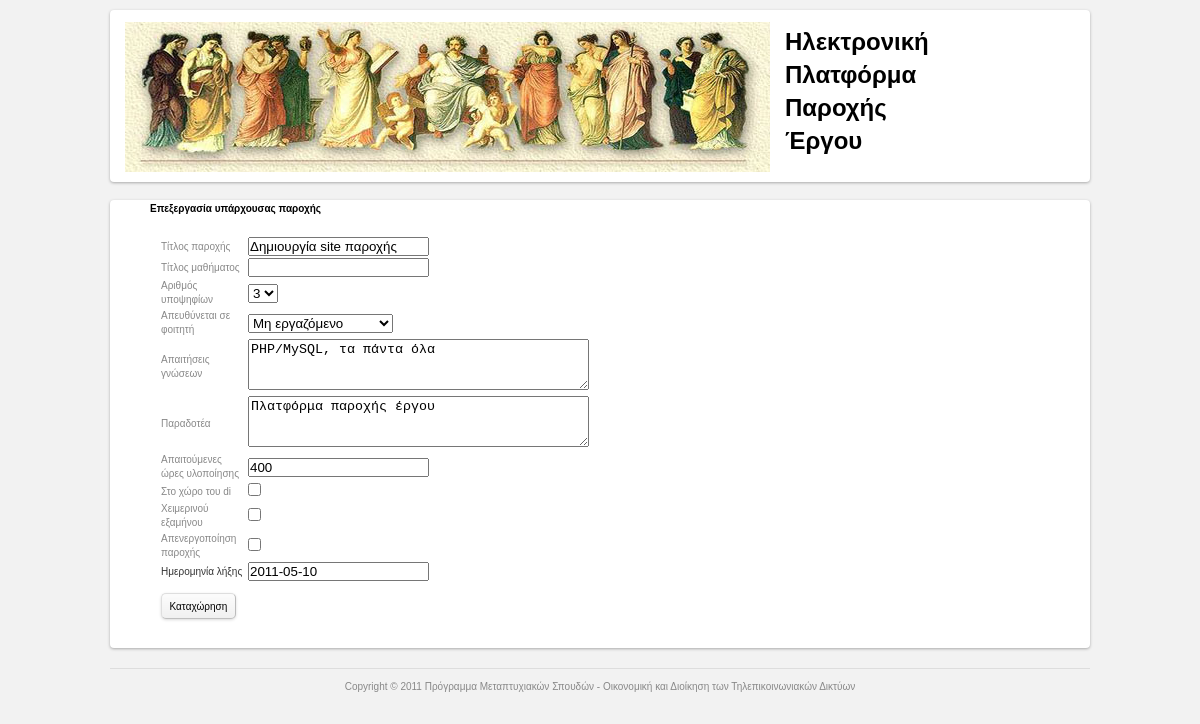
Screenshot of /professor/edit_workoffer.php?id=1 with the database file from the repository.
### tables this page shows
create table if not exists work_offers (
    id int unsigned not null auto_increment primary key,
    professor_id int unsigned,
    title varchar(255),
    lesson varchar(255),
    candidates tinyint unsigned,
    requirements text,
    deliverables varchar(255),
    hours smallint unsigned,
    deadline date,
    at_di boolean,
    academic_year_id int unsigned,
    winter_semester boolean,
    is_available boolean,
    has_expired boolean,
    addressed_for tinyint(1) unsigned not null,  
    foreign key (professor_id) references users(id),
    foreign key (academic_year_id) references academic_year(id)
) character set 'utf8' collate 'utf8_general_ci';

### professor/edit_workoffer.php (the view, shortened to what this page needs)
<!DOCTYPE html>
<html>
<head>
	<?php
		require_once($_SERVER['DOCUMENT_ROOT'].'/includes/head.php');
		require_once($_SERVER['DOCUMENT_ROOT'].'/includes/auth.php');
	 ?>
</head>
<body id="overview">
	<?php require_once($_SERVER['DOCUMENT_ROOT'].'/includes/header.php'); ?>
	<div id="globalfooter">
	<div class="content promos grid2col">
		<aside class="column first" id="optimized">
	<?php
			if(isset($_GET['id']))
			{
					$workoffer_id = $_GET['id'];
					$query = "SELECT * FROM work_offers WHERE id='$workoffer_id'";
					$result_set = mysql_query($query,$con);
					$row = mysql_fetch_assoc($result_set);
					extract($row); ?>
					<h3>Επεξεργασία υπάρχουσας παροχής </h3>
					<form action="personal_workoffer_list.php" method="post">
					<table>
						<tr>
							<td>Τίτλος παροχής</td><td><input type="text" name="title" value="<?php echo $title;?>" /></td>
						</tr>
						<tr>
							<td>Τίτλος μαθήματος</td><td><input type="text" name="lesson" value="<?php echo $lesson;?>" /></td>
						</tr>
						<tr>
							<td>Αριθμός υποψηφίων</td>
							<td><select name="candidates">
							<?php for($i=1;$i<5;$i++)
									{
										?><option value="<?php echo $i; ?>"<?php if ($candidates == $i) { ?> selected="selected"<?php } ?>><?php echo $i; ?></option><?php
									}
							?>
							</select></td>
						</tr>
						<tr>
							<td>Απευθύνεται σε φοιτητή</td><td><select name="addressed">
							  <option value="0" <?php if ($addressed_for == 0) { ?> selected="selected"<?php } ?> >Μη εργαζόμενο</option>
							</select></td>
						</tr>
						<tr>
							<td>Απαιτήσεις γνώσεων</td><td> <textarea name="requirements" cols="40" rows="3" ><?php echo $requirements; ?></textarea></td>
						</tr>
						<tr>
						<td>Παραδοτέα</td><td> <textarea name="deliverables" cols="40" rows="3" ><?php echo $deliverables; ?></textarea></td>
						</tr>
						<tr>
						<td>Απαιτούμενες ώρες υλοποίησης</td><td> <input type="text" name="hours" value="<?php echo $hours; ?>"/></td>
						</tr>
						<tr>
						<td>Στο χώρο του di</td><td> <input type="checkbox" name="at_di" <?php if($at_di==true) echo "checked='true'"; ?>  /></td>
						</tr>
						<tr>
						<td>Χειμερινού εξαμήνου</td><td> <input type="checkbox" name="winter" <?php if($winter_semester==true) echo "checked='true'"; ?> /></td>
						</tr>
						<tr>
						<td>Απενεργοποίηση παροχής</td><td> <input type="checkbox" name="expired"  /></td>
						</tr>
						<tr>
						<td><p>Ημερομηνία λήξης</p></td><td><p><input id="deadline" name="deadline" type="text" value="<?php echo $deadline?>"></p></td>
						</tr>
						<tr>
						<td><input class="button" type="submit" name="submit" value="Καταχώρηση" /></td>
						</tr>
					</table>
					</form>
					<?php
			}
			else
			{
				echo "<p>Δεν έχετε επιλέξει κάποια παροχή!</p>";
				?><p>Επιστροφή στις <a href="personal_workoffer_list.php">παροχές μου</a></p>
				<?php
			}
	?>
	</aside>
	</div>
	<?php require_once($_SERVER['DOCUMENT_ROOT'].'/includes/footer.php'); ?>
	</div>
</body>
</html>

### style.css (style rules this page uses)
html,body,div,ul,ol,li,dl,dt,dd,h1,h2,h3,h4,h5,h6,pre,form,p,blockquote,fieldset,input { margin: 0; padding: 0; }
h1,h2,h3,h4,h5,h6,pre,code,address,caption,cite,code,em,strong,th { font-size: 1em; font-weight: normal; font-style: normal; }
table { border-collapse: collapse; border-spacing: 0; }
article, aside, footer, header, hgroup, nav, section, figure, figcaption { display: block; }
html { background-color:#fff; }
.content { background: #fff; border: 1px solid; border-color: #e5e5e5 #dbdbdb #d2d2d2; -webkit-box-shadow: rgba(0,0,0,0.3) 0 1px 3px; -moz-box-shadow: rgba(0,0,0,0.3) 0 1px 3px; box-shadow: rgba(0,0,0,0.3) 0 1px 3px; }
.content:nth-child(1n) { border: none; }
.content, .rounded, .article .box { border-radius: 4px; -webkit-border-radius: 4px; -moz-border-radius: 4px; -o-border-radius: 4px; -khtml-border-radius: 4px; }
.column { float: left; }
.grid2col, .grid2cola, .grid2colb, .grid2colc, .grid2cold, .grid2cole, .grid2colf, .grid3col, .grid3cola, .grid4col, .grid5col, .grid6col { width: 100%; }
.grid2col .column { width: 49%; }
.column.first, .column.last { margin-left: 0 !important; }
#container:after, #content:after, .grid2col:after, .grid2cola:after, .grid2colb:after, .grid2colc:after, .grid2cold:after, .grid2cole:after, .grid2colf:after, .grid3col:after, .grid3cola:after, .grid4col:after, .grid5col:after, .grid6col:after { content: "."; display: block; height: 0; clear: both; visibility: hidden; }
#container, #content, .grid2col, .grid2cola, .grid2colb, .grid2colc, .grid2cold, .grid2cole, .grid2colf, .grid3col, .grid3cola, .grid4col, .grid5col, .grid6col { zoom: 1; }
body { font: 12px/18px "Lucida Grande", "Lucida Sans Unicode", Helvetica, Arial, Verdana, sans-serif; background-color: transparent; color: #333; -webkit-font-smoothing: antialiased; }
h1,h2,h3,h4,h5,h6,strong { color:#000; }
h1,h2,h3,h4 { font-weight: bold; }
h2,h3,h4 { line-height: 18px; }
h3 { font-size: 1em; }
p { margin-bottom: 18px; }
#globalfooter { width: 980px; color: #888; font-size: 10px; margin: 18px auto 0; padding-bottom: 36px; text-align: left !important; }
#globalfooter p { margin-bottom: 1em; }
#globalfooter form { margin: 18px 10px; }
* { -webkit-touch-callout: none; }
header, footer, article, section, nav, aside { display: block; }
html, body { background-color: #f2f2f2; }
#optimized, #overview #showcase { clear: left; }
.promos { width:980px; margin:0 auto 2em; line-height:1.4; }
.promos p { color:#333; }
.promos .column.first { width:450px; padding:0 0 0 40px; }
.button { font-size:1em;background:#FFF url(/images/button-bg.png) repeat-x scroll left center;border:1px solid;cursor:pointer;-moz-box-shadow:0 1px 3px rgba(0,0,0,0.15);-moz-border-radius:5px;-webkit-box-shadow:0 1px 3px rgba(0,0,0,0.15);-webkit-border-radius:5px;border-color:#DEDEDE #BBB #BFBFBF #DEDEDE;margin:0 0 1em;padding:.65em .75em }

### rows the page displays
work_offers: title "Δημιουργία site παροχής", candidates "3", addressed "Μη εργαζόμενο", requirements "PHP/MySQL, τα πάντα όλα", deliverables "Πλατφόρμα παροχής έργου", hours "400", deadline "2011-05-10"
